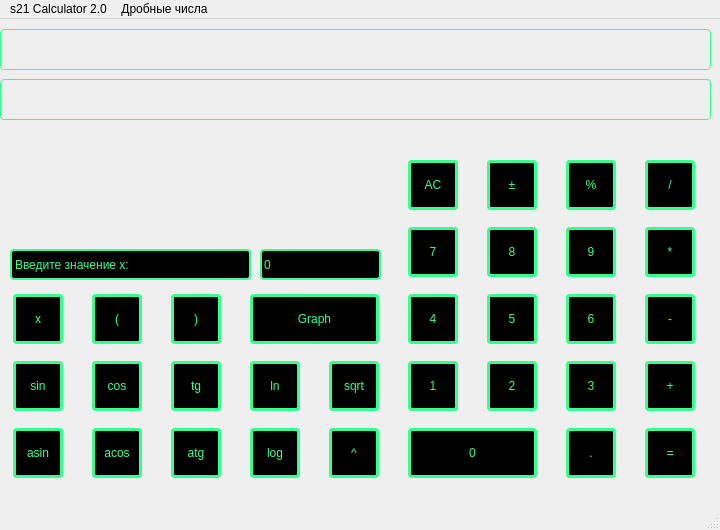
<?xml version="1.0" encoding="UTF-8"?>
<ui version="4.0">
 <class>MainWindow</class>
 <widget class="QMainWindow" name="MainWindow">
  <property name="geometry">
   <rect>
    <x>0</x>
    <y>0</y>
    <width>720</width>
    <height>530</height>
   </rect>
  </property>
  <property name="sizePolicy">
   <sizepolicy hsizetype="Fixed" vsizetype="Fixed">
    <horstretch>0</horstretch>
    <verstretch>0</verstretch>
   </sizepolicy>
  </property>
  <property name="minimumSize">
   <size>
    <width>720</width>
    <height>530</height>
   </size>
  </property>
  <property name="maximumSize">
   <size>
    <width>720</width>
    <height>530</height>
   </size>
  </property>
  <property name="windowTitle">
   <string>MainWindow</string>
  </property>
  <property name="styleSheet">
   <string notr="true">QMainWindow {
        background-image: url(./sources/Images/background1.jpeg);
}
</string>
  </property>
  <widget class="QWidget" name="centralwidget">
   <widget class="QLabel" name="InputString">
    <property name="geometry">
     <rect>
      <x>0</x>
      <y>10</y>
      <width>711</width>
      <height>41</height>
     </rect>
    </property>
    <property name="layoutDirection">
     <enum>Qt::LeftToRight</enum>
    </property>
    <property name="styleSheet">
     <string notr="true">QLabel {
	font: 22pt &quot;Monaco&quot;;
	color: rgb(53, 255, 142);
	border-style: solid;
	border-width: 1px;
	border-radius: 4px;
	border-color: rgb(53, 255, 142);
}</string>
    </property>
    <property name="text">
     <string/>
    </property>
    <property name="alignment">
     <set>Qt::AlignRight|Qt::AlignTrailing|Qt::AlignVCenter</set>
    </property>
   </widget>
   <widget class="QLabel" name="ResultString">
    <property name="geometry">
     <rect>
      <x>0</x>
      <y>60</y>
      <width>711</width>
      <height>41</height>
     </rect>
    </property>
    <property name="styleSheet">
     <string notr="true">QLabel {
	font: 22pt &quot;Monaco&quot;;
	color: rgb(53, 255, 142);
	border-style: solid;
	border-width: 1px;
	border-radius: 4px;
	border-color: rgb(53, 255, 142);
}</string>
    </property>
    <property name="text">
     <string/>
    </property>
    <property name="alignment">
     <set>Qt::AlignRight|Qt::AlignTrailing|Qt::AlignVCenter</set>
    </property>
   </widget>
   <widget class="QLabel" name="label">
    <property name="geometry">
     <rect>
      <x>-30</x>
      <y>60</y>
      <width>181</width>
      <height>171</height>
     </rect>
    </property>
    <property name="styleSheet">
     <string notr="true"> QLabel {
	 background-image: url(./sources/Images/school21_logo_2.png);
}</string>
    </property>
    <property name="text">
     <string/>
    </property>
   </widget>
   <widget class="QLineEdit" name="xValue">
    <property name="geometry">
     <rect>
      <x>260</x>
      <y>230</y>
      <width>121</width>
      <height>31</height>
     </rect>
    </property>
    <property name="minimumSize">
     <size>
      <width>70</width>
      <height>23</height>
     </size>
    </property>
    <property name="styleSheet">
     <string notr="true">QLineEdit  {
	background-color: black;
	color: rgb(53, 255, 142);
	font: 20pt &quot;Monaco&quot;;
	border-style: solid;
	border-width: 2px;
	border-radius: 4px;
	border-color: rgb(53, 255, 142);
}</string>
    </property>
    <property name="text">
     <string>0</string>
    </property>
   </widget>
   <widget class="QLabel" name="label_3">
    <property name="geometry">
     <rect>
      <x>10</x>
      <y>230</y>
      <width>241</width>
      <height>31</height>
     </rect>
    </property>
    <property name="styleSheet">
     <string notr="true">QLabel {
	background-color: black;
	color: rgb(53, 255, 142);
	font: 20pt &quot;Monaco&quot;;
	border-style: solid;
	border-width: 2px;
	border-radius: 4px;
	border-color: rgb(53, 255, 142);
}</string>
    </property>
    <property name="text">
     <string>Введите значение x:</string>
    </property>
   </widget>
   <widget class="QWidget" name="gridLayoutWidget">
    <property name="geometry">
     <rect>
      <x>-10</x>
      <y>130</y>
      <width>731</width>
      <height>341</height>
     </rect>
    </property>
    <layout class="QGridLayout" name="gridLayout_2">
     <property name="sizeConstraint">
      <enum>QLayout::SetNoConstraint</enum>
     </property>
     <item row="4" column="2">
      <widget class="QPushButton" name="tg">
       <property name="minimumSize">
        <size>
         <width>50</width>
         <height>50</height>
        </size>
       </property>
       <property name="maximumSize">
        <size>
         <width>50</width>
         <height>50</height>
        </size>
       </property>
       <property name="styleSheet">
        <string notr="true">QPushButton  {
	background-color: black;
	color: rgb(53, 255, 142);
	font: 20pt &quot;Monaco&quot;;
	border-style: solid;
	border-width: 3px;
	border-radius: 4px;
	border-color: rgb(53, 255, 142);
}</string>
       </property>
       <property name="text">
        <string>tg</string>
       </property>
      </widget>
     </item>
     <item row="4" column="8">
      <widget class="QPushButton" name="addition">
       <property name="minimumSize">
        <size>
         <width>50</width>
         <height>50</height>
        </size>
       </property>
       <property name="maximumSize">
        <size>
         <width>50</width>
         <height>50</height>
        </size>
       </property>
       <property name="styleSheet">
        <string notr="true">QPushButton  {
	background-color: black;
	color: rgb(53, 255, 142);
	font: 20pt &quot;Monaco&quot;;
	border-style: solid;
	border-width: 3px;
	border-radius: 4px;
	border-color: rgb(53, 255, 142);
}</string>
       </property>
       <property name="text">
        <string>+</string>
       </property>
      </widget>
     </item>
     <item row="3" column="2">
      <widget class="QPushButton" name="rBracket">
       <property name="minimumSize">
        <size>
         <width>50</width>
         <height>50</height>
        </size>
       </property>
       <property name="maximumSize">
        <size>
         <width>50</width>
         <height>50</height>
        </size>
       </property>
       <property name="styleSheet">
        <string notr="true">QPushButton  {
	background-color: black;
	color: rgb(53, 255, 142);
	font: 20pt &quot;Monaco&quot;;
	border-style: solid;
	border-width: 3px;
	border-radius: 4px;
	border-color: rgb(53, 255, 142);
}</string>
       </property>
       <property name="text">
        <string>)</string>
       </property>
      </widget>
     </item>
     <item row="6" column="3">
      <widget class="QPushButton" name="log">
       <property name="minimumSize">
        <size>
         <width>50</width>
         <height>50</height>
        </size>
       </property>
       <property name="maximumSize">
        <size>
         <width>50</width>
         <height>50</height>
        </size>
       </property>
       <property name="styleSheet">
        <string notr="true">QPushButton  {
	background-color: black;
	color: rgb(53, 255, 142);
	font: 20pt &quot;Monaco&quot;;
	border-style: solid;
	border-width: 3px;
	border-radius: 4px;
	border-color: rgb(53, 255, 142);
}</string>
       </property>
       <property name="text">
        <string>log</string>
       </property>
      </widget>
     </item>
     <item row="6" column="2">
      <widget class="QPushButton" name="atg">
       <property name="minimumSize">
        <size>
         <width>50</width>
         <height>50</height>
        </size>
       </property>
       <property name="maximumSize">
        <size>
         <width>50</width>
         <height>50</height>
        </size>
       </property>
       <property name="styleSheet">
        <string notr="true">QPushButton  {
	background-color: black;
	color: rgb(53, 255, 142);
	font: 20pt &quot;Monaco&quot;;
	border-style: solid;
	border-width: 3px;
	border-radius: 4px;
	border-color: rgb(53, 255, 142);
}</string>
       </property>
       <property name="text">
        <string>atg</string>
       </property>
      </widget>
     </item>
     <item row="1" column="8">
      <widget class="QPushButton" name="division">
       <property name="minimumSize">
        <size>
         <width>50</width>
         <height>50</height>
        </size>
       </property>
       <property name="maximumSize">
        <size>
         <width>50</width>
         <height>50</height>
        </size>
       </property>
       <property name="styleSheet">
        <string notr="true">QPushButton  {
	background-color: black;
	color: rgb(53, 255, 142);
	font: 20pt &quot;Monaco&quot;;
	border-style: solid;
	border-width: 3px;
	border-radius: 4px;
	border-color: rgb(53, 255, 142);
}</string>
       </property>
       <property name="text">
        <string>/</string>
       </property>
      </widget>
     </item>
     <item row="3" column="6">
      <widget class="QPushButton" name="number_5">
       <property name="minimumSize">
        <size>
         <width>50</width>
         <height>50</height>
        </size>
       </property>
       <property name="maximumSize">
        <size>
         <width>50</width>
         <height>50</height>
        </size>
       </property>
       <property name="styleSheet">
        <string notr="true">QPushButton  {
	background-color: black;
	color: rgb(53, 255, 142);
	font: 20pt &quot;Monaco&quot;;
	border-style: solid;
	border-width: 3px;
	border-radius: 4px;
	border-color: rgb(53, 255, 142);
}</string>
       </property>
       <property name="text">
        <string>5</string>
       </property>
      </widget>
     </item>
     <item row="6" column="8">
      <widget class="QPushButton" name="equality">
       <property name="minimumSize">
        <size>
         <width>50</width>
         <height>50</height>
        </size>
       </property>
       <property name="maximumSize">
        <size>
         <width>50</width>
         <height>50</height>
        </size>
       </property>
       <property name="styleSheet">
        <string notr="true">QPushButton  {
	background-color: black;
	color: rgb(53, 255, 142);
	font: 20pt &quot;Monaco&quot;;
	border-style: solid;
	border-width: 3px;
	border-radius: 4px;
	border-color: rgb(53, 255, 142);
}</string>
       </property>
       <property name="text">
        <string>=</string>
       </property>
      </widget>
     </item>
     <item row="4" column="4">
      <widget class="QPushButton" name="sqrt">
       <property name="minimumSize">
        <size>
         <width>50</width>
         <height>50</height>
        </size>
       </property>
       <property name="maximumSize">
        <size>
         <width>50</width>
         <height>50</height>
        </size>
       </property>
       <property name="styleSheet">
        <string notr="true">QPushButton  {
	background-color: black;
	color: rgb(53, 255, 142);
	font: 20pt &quot;Monaco&quot;;
	border-style: solid;
	border-width: 3px;
	border-radius: 4px;
	border-color: rgb(53, 255, 142);
}</string>
       </property>
       <property name="text">
        <string>sqrt</string>
       </property>
      </widget>
     </item>
     <item row="3" column="7">
      <widget class="QPushButton" name="number_6">
       <property name="minimumSize">
        <size>
         <width>50</width>
         <height>50</height>
        </size>
       </property>
       <property name="maximumSize">
        <size>
         <width>50</width>
         <height>50</height>
        </size>
       </property>
       <property name="styleSheet">
        <string notr="true">QPushButton  {
	background-color: black;
	color: rgb(53, 255, 142);
	font: 20pt &quot;Monaco&quot;;
	border-style: solid;
	border-width: 3px;
	border-radius: 4px;
	border-color: rgb(53, 255, 142);
}</string>
       </property>
       <property name="text">
        <string>6</string>
       </property>
      </widget>
     </item>
     <item row="3" column="8">
      <widget class="QPushButton" name="substract">
       <property name="minimumSize">
        <size>
         <width>50</width>
         <height>50</height>
        </size>
       </property>
       <property name="maximumSize">
        <size>
         <width>50</width>
         <height>50</height>
        </size>
       </property>
       <property name="styleSheet">
        <string notr="true">QPushButton  {
	background-color: black;
	color: rgb(53, 255, 142);
	font: 20pt &quot;Monaco&quot;;
	border-style: solid;
	border-width: 3px;
	border-radius: 4px;
	border-color: rgb(53, 255, 142);
}</string>
       </property>
       <property name="text">
        <string>-</string>
       </property>
      </widget>
     </item>
     <item row="6" column="5" colspan="2">
      <widget class="QPushButton" name="number_0">
       <property name="minimumSize">
        <size>
         <width>50</width>
         <height>50</height>
        </size>
       </property>
       <property name="styleSheet">
        <string notr="true">QPushButton  {
	background-color: black;
	color: rgb(53, 255, 142);
	font: 20pt &quot;Monaco&quot;;
	border-style: solid;
	border-width: 3px;
	border-radius: 4px;
	border-color: rgb(53, 255, 142);
}</string>
       </property>
       <property name="text">
        <string>0</string>
       </property>
      </widget>
     </item>
     <item row="4" column="0">
      <widget class="QPushButton" name="sin">
       <property name="minimumSize">
        <size>
         <width>50</width>
         <height>50</height>
        </size>
       </property>
       <property name="maximumSize">
        <size>
         <width>50</width>
         <height>50</height>
        </size>
       </property>
       <property name="styleSheet">
        <string notr="true">QPushButton  {
	background-color: black;
	color: rgb(53, 255, 142);
	font: 20pt &quot;Monaco&quot;;
	border-style: solid;
	border-width: 3px;
	border-radius: 4px;
	border-color: rgb(53, 255, 142);
}</string>
       </property>
       <property name="text">
        <string>sin</string>
       </property>
      </widget>
     </item>
     <item row="3" column="1">
      <widget class="QPushButton" name="lBracket">
       <property name="minimumSize">
        <size>
         <width>50</width>
         <height>50</height>
        </size>
       </property>
       <property name="maximumSize">
        <size>
         <width>50</width>
         <height>50</height>
        </size>
       </property>
       <property name="styleSheet">
        <string notr="true">QPushButton  {
	background-color: black;
	color: rgb(53, 255, 142);
	font: 20pt &quot;Monaco&quot;;
	border-style: solid;
	border-width: 3px;
	border-radius: 4px;
	border-color: rgb(53, 255, 142);
}</string>
       </property>
       <property name="text">
        <string>(</string>
       </property>
      </widget>
     </item>
     <item row="1" column="5">
      <widget class="QPushButton" name="clear">
       <property name="minimumSize">
        <size>
         <width>50</width>
         <height>50</height>
        </size>
       </property>
       <property name="maximumSize">
        <size>
         <width>50</width>
         <height>50</height>
        </size>
       </property>
       <property name="styleSheet">
        <string notr="true">QPushButton  {
	background-color: black;
	color: rgb(53, 255, 142);
	font: 20pt &quot;Monaco&quot;;
	border-style: solid;
	border-width: 3px;
	border-radius: 4px;
	border-color: rgb(53, 255, 142);
}</string>
       </property>
       <property name="text">
        <string>AC</string>
       </property>
       <property name="autoDefault">
        <bool>false</bool>
       </property>
       <property name="default">
        <bool>false</bool>
       </property>
       <property name="flat">
        <bool>false</bool>
       </property>
      </widget>
     </item>
     <item row="6" column="7">
      <widget class="QPushButton" name="dot">
       <property name="minimumSize">
        <size>
         <width>50</width>
         <height>50</height>
        </size>
       </property>
       <property name="maximumSize">
        <size>
         <width>50</width>
         <height>50</height>
        </size>
       </property>
       <property name="styleSheet">
        <string notr="true">QPushButton  {
	background-color: black;
	color: rgb(53, 255, 142);
	font: 20pt &quot;Monaco&quot;;
	border-style: solid;
	border-width: 3px;
	border-radius: 4px;
	border-color: rgb(53, 255, 142);
}</string>
       </property>
       <property name="text">
        <string>.</string>
       </property>
      </widget>
     </item>
     <item row="6" column="4">
      <widget class="QPushButton" name="power">
       <property name="minimumSize">
        <size>
         <width>50</width>
         <height>50</height>
        </size>
       </property>
       <property name="maximumSize">
        <size>
         <width>50</width>
         <height>50</height>
        </size>
       </property>
       <property name="styleSheet">
        <string notr="true">QPushButton  {
	background-color: black;
	color: rgb(53, 255, 142);
	font: 20pt &quot;Monaco&quot;;
	border-style: solid;
	border-width: 3px;
	border-radius: 4px;
	border-color: rgb(53, 255, 142);
}</string>
       </property>
       <property name="text">
        <string>^</string>
       </property>
      </widget>
     </item>
     <item row="6" column="1">
      <widget class="QPushButton" name="acos">
       <property name="minimumSize">
        <size>
         <width>50</width>
         <height>50</height>
        </size>
       </property>
       <property name="maximumSize">
        <size>
         <width>50</width>
         <height>50</height>
        </size>
       </property>
       <property name="styleSheet">
        <string notr="true">QPushButton  {
	background-color: black;
	color: rgb(53, 255, 142);
	font: 20pt &quot;Monaco&quot;;
	border-style: solid;
	border-width: 3px;
	border-radius: 4px;
	border-color: rgb(53, 255, 142);
}</string>
       </property>
       <property name="text">
        <string>acos</string>
       </property>
      </widget>
     </item>
     <item row="3" column="5">
      <widget class="QPushButton" name="number_4">
       <property name="minimumSize">
        <size>
         <width>50</width>
         <height>50</height>
        </size>
       </property>
       <property name="maximumSize">
        <size>
         <width>50</width>
         <height>50</height>
        </size>
       </property>
       <property name="styleSheet">
        <string notr="true">QPushButton  {
	background-color: black;
	color: rgb(53, 255, 142);
	font: 20pt &quot;Monaco&quot;;
	border-style: solid;
	border-width: 3px;
	border-radius: 4px;
	border-color: rgb(53, 255, 142);
}</string>
       </property>
       <property name="text">
        <string>4</string>
       </property>
      </widget>
     </item>
     <item row="3" column="3" colspan="2">
      <widget class="QPushButton" name="drawGraph">
       <property name="enabled">
        <bool>true</bool>
       </property>
       <property name="minimumSize">
        <size>
         <width>50</width>
         <height>50</height>
        </size>
       </property>
       <property name="maximumSize">
        <size>
         <width>150</width>
         <height>50</height>
        </size>
       </property>
       <property name="styleSheet">
        <string notr="true">QPushButton  {
	background-color: black;
	color: rgb(53, 255, 142);
	font: 20pt &quot;Monaco&quot;;
	border-style: solid;
	border-width: 3px;
	border-radius: 4px;
	border-color: rgb(53, 255, 142);
}</string>
       </property>
       <property name="text">
        <string>Graph</string>
       </property>
      </widget>
     </item>
     <item row="6" column="0">
      <widget class="QPushButton" name="asin">
       <property name="minimumSize">
        <size>
         <width>50</width>
         <height>50</height>
        </size>
       </property>
       <property name="maximumSize">
        <size>
         <width>50</width>
         <height>50</height>
        </size>
       </property>
       <property name="styleSheet">
        <string notr="true">QPushButton  {
	background-color: black;
	color: rgb(53, 255, 142);
	font: 20pt &quot;Monaco&quot;;
	border-style: solid;
	border-width: 3px;
	border-radius: 4px;
	border-color: rgb(53, 255, 142);
}</string>
       </property>
       <property name="text">
        <string>asin</string>
       </property>
      </widget>
     </item>
     <item row="4" column="1">
      <widget class="QPushButton" name="cos">
       <property name="minimumSize">
        <size>
         <width>50</width>
         <height>50</height>
        </size>
       </property>
       <property name="maximumSize">
        <size>
         <width>50</width>
         <height>50</height>
        </size>
       </property>
       <property name="styleSheet">
        <string notr="true">QPushButton  {
	background-color: black;
	color: rgb(53, 255, 142);
	font: 20pt &quot;Monaco&quot;;
	border-style: solid;
	border-width: 3px;
	border-radius: 4px;
	border-color: rgb(53, 255, 142);
}</string>
       </property>
       <property name="text">
        <string>cos</string>
       </property>
      </widget>
     </item>
     <item row="3" column="0">
      <widget class="QPushButton" name="varX">
       <property name="minimumSize">
        <size>
         <width>50</width>
         <height>50</height>
        </size>
       </property>
       <property name="maximumSize">
        <size>
         <width>50</width>
         <height>50</height>
        </size>
       </property>
       <property name="styleSheet">
        <string notr="true">QPushButton  {
	background-color: black;
	color: rgb(53, 255, 142);
	font: 20pt &quot;Monaco&quot;;
	border-style: solid;
	border-width: 3px;
	border-radius: 4px;
	border-color: rgb(53, 255, 142);
}</string>
       </property>
       <property name="text">
        <string>x</string>
       </property>
      </widget>
     </item>
     <item row="2" column="8">
      <widget class="QPushButton" name="multiply">
       <property name="minimumSize">
        <size>
         <width>50</width>
         <height>50</height>
        </size>
       </property>
       <property name="maximumSize">
        <size>
         <width>50</width>
         <height>50</height>
        </size>
       </property>
       <property name="styleSheet">
        <string notr="true">QPushButton  {
	background-color: black;
	color: rgb(53, 255, 142);
	font: 20pt &quot;Monaco&quot;;
	border-style: solid;
	border-width: 3px;
	border-radius: 4px;
	border-color: rgb(53, 255, 142);
}</string>
       </property>
       <property name="text">
        <string>*</string>
       </property>
      </widget>
     </item>
     <item row="4" column="3">
      <widget class="QPushButton" name="ln">
       <property name="minimumSize">
        <size>
         <width>50</width>
         <height>50</height>
        </size>
       </property>
       <property name="maximumSize">
        <size>
         <width>50</width>
         <height>50</height>
        </size>
       </property>
       <property name="styleSheet">
        <string notr="true">QPushButton  {
	background-color: black;
	color: rgb(53, 255, 142);
	font: 20pt &quot;Monaco&quot;;
	border-style: solid;
	border-width: 3px;
	border-radius: 4px;
	border-color: rgb(53, 255, 142);
}</string>
       </property>
       <property name="text">
        <string>ln</string>
       </property>
      </widget>
     </item>
     <item row="1" column="7">
      <widget class="QPushButton" name="mod">
       <property name="minimumSize">
        <size>
         <width>50</width>
         <height>50</height>
        </size>
       </property>
       <property name="maximumSize">
        <size>
         <width>50</width>
         <height>50</height>
        </size>
       </property>
       <property name="styleSheet">
        <string notr="true">QPushButton  {
	background-color: black;
	color: rgb(53, 255, 142);
	font: 20pt &quot;Monaco&quot;;
	border-style: solid;
	border-width: 3px;
	border-radius: 4px;
	border-color: rgb(53, 255, 142);
}</string>
       </property>
       <property name="text">
        <string>%</string>
       </property>
      </widget>
     </item>
     <item row="1" column="6">
      <widget class="QPushButton" name="unarySign">
       <property name="minimumSize">
        <size>
         <width>50</width>
         <height>50</height>
        </size>
       </property>
       <property name="maximumSize">
        <size>
         <width>50</width>
         <height>50</height>
        </size>
       </property>
       <property name="styleSheet">
        <string notr="true">QPushButton  {
	background-color: black;
	color: rgb(53, 255, 142);
	font: 20pt &quot;Monaco&quot;;
	border-style: solid;
	border-width: 3px;
	border-radius: 4px;
	border-color: rgb(53, 255, 142);
}</string>
       </property>
       <property name="text">
        <string>±</string>
       </property>
      </widget>
     </item>
     <item row="2" column="5">
      <widget class="QPushButton" name="number_7">
       <property name="minimumSize">
        <size>
         <width>50</width>
         <height>50</height>
        </size>
       </property>
       <property name="maximumSize">
        <size>
         <width>50</width>
         <height>50</height>
        </size>
       </property>
       <property name="styleSheet">
        <string notr="true">QPushButton  {
	background-color: black;
	color: rgb(53, 255, 142);
	font: 20pt &quot;Monaco&quot;;
	border-style: solid;
	border-width: 3px;
	border-radius: 4px;
	border-color: rgb(53, 255, 142);
}</string>
       </property>
       <property name="text">
        <string>7</string>
       </property>
      </widget>
     </item>
     <item row="4" column="5">
      <widget class="QPushButton" name="number_1">
       <property name="minimumSize">
        <size>
         <width>50</width>
         <height>50</height>
        </size>
       </property>
       <property name="maximumSize">
        <size>
         <width>50</width>
         <height>50</height>
        </size>
       </property>
       <property name="styleSheet">
        <string notr="true">QPushButton  {
	background-color: black;
	color: rgb(53, 255, 142);
	font: 20pt &quot;Monaco&quot;;
	border-style: solid;
	border-width: 3px;
	border-radius: 4px;
	border-color: rgb(53, 255, 142);
}</string>
       </property>
       <property name="text">
        <string>1</string>
       </property>
      </widget>
     </item>
     <item row="4" column="6">
      <widget class="QPushButton" name="number_2">
       <property name="minimumSize">
        <size>
         <width>50</width>
         <height>50</height>
        </size>
       </property>
       <property name="maximumSize">
        <size>
         <width>50</width>
         <height>50</height>
        </size>
       </property>
       <property name="styleSheet">
        <string notr="true">QPushButton  {
	background-color: black;
	color: rgb(53, 255, 142);
	font: 20pt &quot;Monaco&quot;;
	border-style: solid;
	border-width: 3px;
	border-radius: 4px;
	border-color: rgb(53, 255, 142);
}</string>
       </property>
       <property name="text">
        <string>2</string>
       </property>
      </widget>
     </item>
     <item row="2" column="6">
      <widget class="QPushButton" name="number_9">
       <property name="minimumSize">
        <size>
         <width>50</width>
         <height>50</height>
        </size>
       </property>
       <property name="maximumSize">
        <size>
         <width>50</width>
         <height>50</height>
        </size>
       </property>
       <property name="styleSheet">
        <string notr="true">QPushButton  {
	background-color: black;
	color: rgb(53, 255, 142);
	font: 20pt &quot;Monaco&quot;;
	border-style: solid;
	border-width: 3px;
	border-radius: 4px;
	border-color: rgb(53, 255, 142);
}</string>
       </property>
       <property name="text">
        <string>8</string>
       </property>
      </widget>
     </item>
     <item row="2" column="7">
      <widget class="QPushButton" name="number_8">
       <property name="minimumSize">
        <size>
         <width>50</width>
         <height>50</height>
        </size>
       </property>
       <property name="maximumSize">
        <size>
         <width>50</width>
         <height>50</height>
        </size>
       </property>
       <property name="styleSheet">
        <string notr="true">QPushButton  {
	background-color: black;
	color: rgb(53, 255, 142);
	font: 20pt &quot;Monaco&quot;;
	border-style: solid;
	border-width: 3px;
	border-radius: 4px;
	border-color: rgb(53, 255, 142);
}</string>
       </property>
       <property name="text">
        <string>9</string>
       </property>
      </widget>
     </item>
     <item row="4" column="7">
      <widget class="QPushButton" name="number_3">
       <property name="minimumSize">
        <size>
         <width>50</width>
         <height>50</height>
        </size>
       </property>
       <property name="maximumSize">
        <size>
         <width>50</width>
         <height>50</height>
        </size>
       </property>
       <property name="styleSheet">
        <string notr="true">QPushButton  {
	background-color: black;
	color: rgb(53, 255, 142);
	font: 20pt &quot;Monaco&quot;;
	border-style: solid;
	border-width: 3px;
	border-radius: 4px;
	border-color: rgb(53, 255, 142);
}</string>
       </property>
       <property name="text">
        <string>3</string>
       </property>
      </widget>
     </item>
    </layout>
   </widget>
  </widget>
  <widget class="QStatusBar" name="statusbar"/>
  <widget class="QMenuBar" name="menuBar">
   <property name="geometry">
    <rect>
     <x>0</x>
     <y>0</y>
     <width>720</width>
     <height>22</height>
    </rect>
   </property>
   <widget class="QMenu" name="menus21_Calculator_2_0">
    <property name="title">
     <string>s21 Calculator 2.0</string>
    </property>
   </widget>
   <widget class="QMenu" name="drob_numbers">
    <property name="title">
     <string>Дробные числа</string>
    </property>
   </widget>
   <addaction name="menus21_Calculator_2_0"/>
   <addaction name="drob_numbers"/>
  </widget>
  <action name="actioncredit">
   <property name="text">
    <string>credit</string>
   </property>
  </action>
  <action name="actionbasic">
   <property name="text">
    <string>basic</string>
   </property>
  </action>
  <action name="actionbasic_Calculator">
   <property name="text">
    <string>basic Calculator</string>
   </property>
  </action>
  <action name="actioncredit_Calculator">
   <property name="text">
    <string>credit Calculator</string>
   </property>
  </action>
 </widget>
 <resources/>
 <connections/>
</ui>
